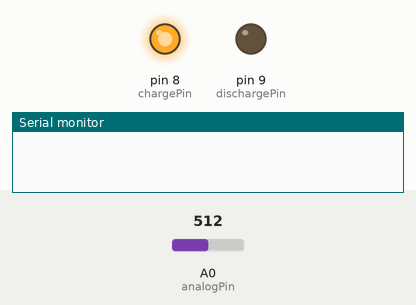
This sketch was run on a simulated Arduino Uno, built with avr-gcc and run on an emulated ATmega328P. On the bench: output pins drawn as LEDs (lit = HIGH), the last lines printed to the serial monitor. Inputs (shaded band) come from the test bench; at power-on: A0 (analogPin) = 512.

Above: at 1.2 s.
1.3 s: A0 (analogPin) set to 598
2.8 s: A0 (analogPin) set to 626
At 4.0 s:
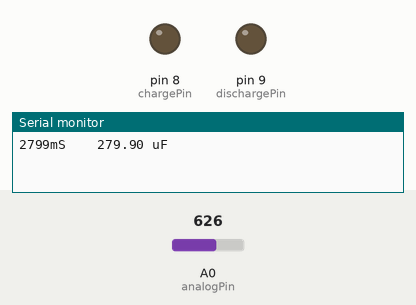
4.3 s: A0 (analogPin) set to 0
At 5.5 s:
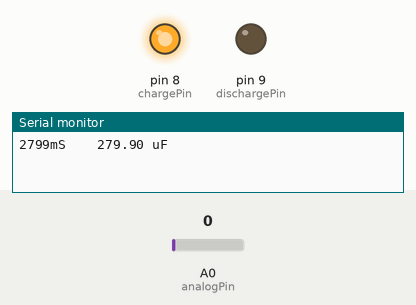
5.8 s: A0 (analogPin) set to 620
At 6.4 s:
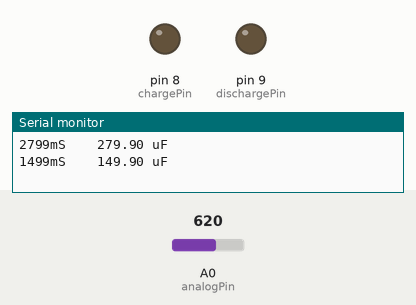
Timing chart, 0 to 8.3 s (numbered marks = the images above; inputs shaded):
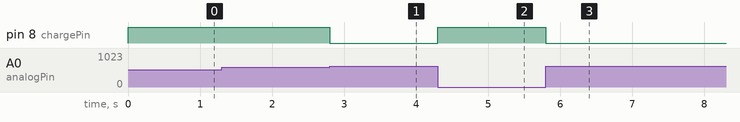

The sketch:

capacitance_meter1.ino
```cpp
const int analogPin = A0;
const int chargePin = 8;
const int dischargePin = 9;

const long resistorValue = 10000;

unsigned long startTime;
unsigned long elapsedTime;

float capacitanceMicroF;
float capacitanceNanoF;

void setup() {
  pinMode(chargePin, OUTPUT);


  digitalWrite(chargePin, LOW);


  Serial.begin(9600);
}

void loop() {
  digitalWrite(chargePin, HIGH);


  startTime = millis();

  while (analogRead(analogPin) < 610) {
  }

  elapsedTime = millis() - startTime;

  capacitanceMicroF = ((float)elapsedTime / resistorValue) * 1000.0;

  Serial.print(elapsedTime);
  Serial.print("mS    ");
  if (capacitanceMicroF >= 1.0) {
    Serial.print(capacitanceMicroF, 2);
    Serial.println(" uF");

  } else {
    capacitanceNanoF = capacitanceMicroF * 1000.0;
    Serial.print(capacitanceNanoF, 2);
    Serial.println(" nF");
     delay(500);
  }

  digitalWrite(chargePin, LOW);
  pinMode(dischargePin,OUTPUT);
  digitalWrite(dischargePin, LOW);

  while (analogRead(analogPin) > 0) {
  }

  pinMode(dischargePin,INPUT);
}
```

Measured:
- the behaviour switches between 609 and 610 on A0 (analogPin) (found by bisection; images 0 and 1)
- after the input at 1.3 s, every drawn part: stays the same
- after the input at 2.8 s, pin 8 (chargePin): HIGH → LOW at once
- after the input at 4.3 s, pin 8 (chargePin): LOW → HIGH at once
- after the input at 5.8 s, pin 8 (chargePin): HIGH → LOW at once
